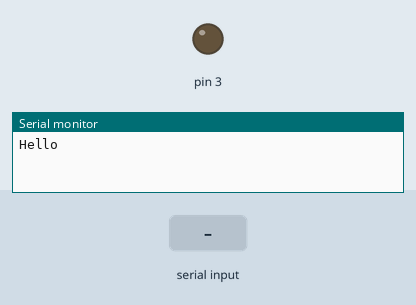
Simulated run of this sketch. Board: Arduino Uno, built with avr-gcc and run on an emulated ATmega328P. On the bench: output pins drawn as LEDs (lit = HIGH), the last lines printed to the serial monitor. The inputs (shaded band) are chosen by the test bench.

Above: at 6.3 s.
6.4 s: "5\n" received over Serial
At 6.7 s:
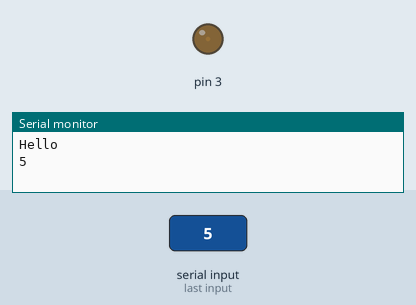
7.9 s: "90,45\n" received over Serial
At 9.1 s:
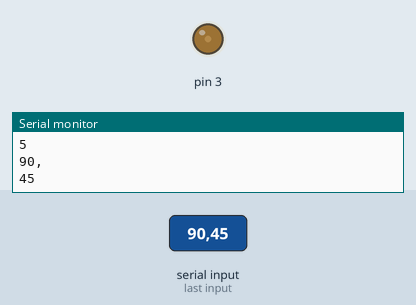
9.4 s: "90\n" received over Serial
At 10.1 s:
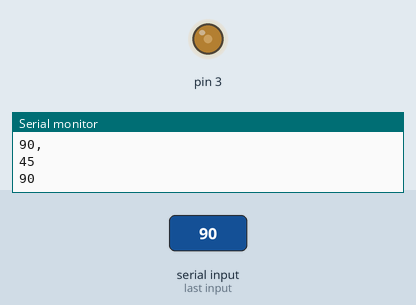
10.9 s: "30,150\n" received over Serial
At 11.5 s:
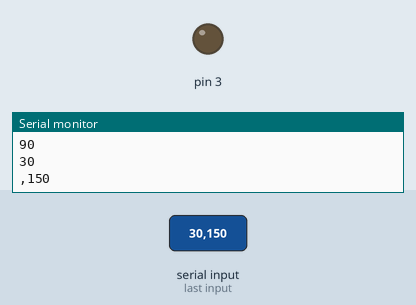
Timing chart, 0 to 13.4 s (numbered marks = the images above; inputs shaded):
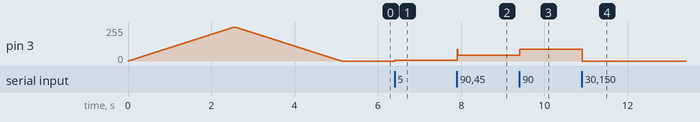

The sketch:

test3.ino
```cpp
int power=0;//灯亮度的变量
char inByte;
String temp;
void setup(){
  pinMode(3,OUTPUT);
  for (int i=0;i<256;i++)//逐渐变亮
  {
    analogWrite(3,i);
    delay(10);
  }
  for (int i=255;i>=0;i--)//逐渐变暗
  {
    analogWrite(3,i);
    delay(10);
  }
  Serial.begin(9600);
  Serial.println("Hello");
}

void loop(){
  while (Serial.available()>0) //判断串口是否有数据
  {
    inByte = Serial.read();//读取数据，串口一次只能读1个字符
    temp += inByte;//把读到的字符存进临时变量里面缓存，
    //再继续判断串口还有没有数据，直到把所有数据都读取出来
  }
  if (temp!="")  //判断临时变量是否为空
  {
    Serial.println(temp);
    power=temp.toInt();//将字符串转化为整数
    if (power>=0 && power<=255)//合法性检查
      analogWrite(3,power);//写入占空比控制灯的亮度
  }
  temp="";
  delay(10);
}
```

Measured:
- after the input at 6.4 s, pin 3: 0/255 → 5/255 at once
- after the input at 7.9 s, pin 3: 5/255 → 45/255 at once
- after the input at 9.4 s, pin 3: 45/255 → 90/255 at once
- after the input at 10.9 s, pin 3: 90/255 → 0/255 at once
